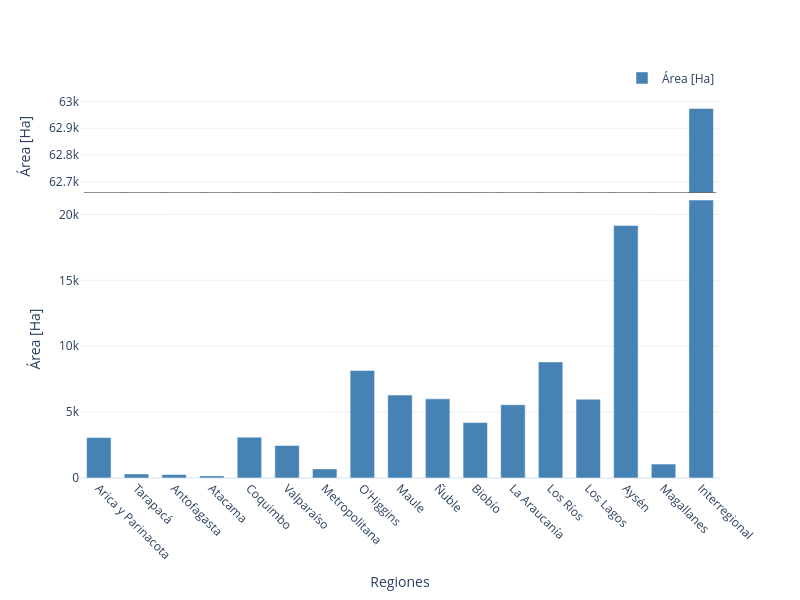

The cell this chart's notebook holds for it:
### Markdown cell above
### Datos CBD

### Code cell
fig = make_subplots(
    rows=2, cols=1,
    shared_xaxes=True,
    vertical_spacing=0.02,
    row_heights=[1, 3]  # equivalent to height_ratios
)

position = np.arange(len(data_region_cbd))

# Add bars to both subplots
fig.add_trace(
    go.Bar(
        x=position,
        y=data_region_cbd["ha"],
        name="Área [Ha]",
        marker_color="steelblue",
        showlegend=True
    ),
    row=1, col=1
)

fig.add_trace(
    go.Bar(
        x=position,
        y=data_region_cbd["ha"],
        name="Área [Ha]",
        marker_color="steelblue",
        showlegend=False  # Hide duplicate legend
    ),
    row=2, col=1
)

# Set different y-axis ranges for the break effect
fig.update_yaxes(
    range=[second_cut * (1 - 5e-3), second_cut * (1 + 5e-4)],
    row=1, col=1,
    title_text="Área [Ha]"
)

fig.update_yaxes(
    range=[0, first_cut * 1.1],
    row=2, col=1,
    title_text="Área [Ha]"
)

# Update x-axis
fig.update_xaxes(
    tickvals=position,
    ticktext=data_region_cbd["Region"],
    tickangle=45,
    title_text="Regiones",
    row=2, col=1
)

# Hide x-axis labels on top subplot
fig.update_xaxes(showticklabels=False, row=1, col=1)

# Update layout
fig.update_layout(
    width=800,
    height=600,
    bargap=0.35,  # equivalent to width parameter
    template="plotly_white",
    showlegend=True,
    legend=dict(
        orientation="h",
        yanchor="bottom",
        y=1.02,
        xanchor="right",
        x=1
    )
)

# Add break indicators (diagonal lines) using shapes
# Top subplot - bottom break mark
fig.add_shape(
    type="line",
    x0=-0.4, y0=second_cut * (1 - 5e-3),
    x1=len(data_region_cbd) - 0.6, y1=second_cut * (1 - 5e-3),
    line=dict(color="black", width=1),
    row=1, col=1
)

# Add diagonal break marks
for i in range(len(data_region_cbd) - 1):
    # Top subplot diagonals
    fig.add_shape(
        type="line",
        x0=i + 0.5, y0=second_cut * (1 - 5e-3) - (second_cut * 5e-3),
        x1=i + 0.7, y1=second_cut * (1 - 5e-3),
        line=dict(color="black", width=1),
        row=1, col=1
    )

fig.show()

### Figure 1 — Plotly figure (JSON) as saved in the notebook; plotly's stock layout.template omitted (floating-point values rounded to 4 significant figures)
{"data": [{"marker": {"color": "steelblue"}, "name": "Área [Ha]", "showlegend": true, "type": "bar", "x": [0, 1, 2, 3, 4, 5, 6, 7, 8, 9, 10, 11, 12, 13, 14, 15, 16], "xaxis": "x", "y": [3068.0, 306.0, 261.0, 158.0, 3101.0, 2462.0, 692.2, 8163.0, 6296.0, 6006.0, 4206.0, 5564.0, 8809.0, 5979.0, 19170.0, 1059.0, 62970.0], "yaxis": "y"}, {"marker": {"color": "steelblue"}, "name": "Área [Ha]", "showlegend": false, "type": "bar", "x": [0, 1, 2, 3, 4, 5, 6, 7, 8, 9, 10, 11, 12, 13, 14, 15, 16], "xaxis": "x2", "y": [3068.0, 306.0, 261.0, 158.0, 3101.0, 2462.0, 692.2, 8163.0, 6296.0, 6006.0, 4206.0, 5564.0, 8809.0, 5979.0, 19170.0, 1059.0, 62970.0], "yaxis": "y2"}], "layout": {"bargap": 0.35, "height": 600, "legend": {"orientation": "h", "x": 1, "xanchor": "right", "y": 1.02, "yanchor": "bottom"}, "shapes": [{"line": {"color": "black", "width": 1}, "type": "line", "x0": -0.4, "x1": 16.4, "xref": "x", "y0": 62660.0, "y1": 62660.0, "yref": "y"}, {"line": {"color": "black", "width": 1}, "type": "line", "x0": 0.5, "x1": 0.7, "xref": "x", "y0": 62340.0, "y1": 62660.0, "yref": "y"}, {"line": {"color": "black", "width": 1}, "type": "line", "x0": 1.5, "x1": 1.7, "xref": "x", "y0": 62340.0, "y1": 62660.0, "yref": "y"}, {"line": {"color": "black", "width": 1}, "type": "line", "x0": 2.5, "x1": 2.7, "xref": "x", "y0": 62340.0, "y1": 62660.0, "yref": "y"}, {"line": {"color": "black", "width": 1}, "type": "line", "x0": 3.5, "x1": 3.7, "xref": "x", "y0": 62340.0, "y1": 62660.0, "yref": "y"}, {"line": {"color": "black", "width": 1}, "type": "line", "x0": 4.5, "x1": 4.7, "xref": "x", "y0": 62340.0, "y1": 62660.0, "yref": "y"}, {"line": {"color": "black", "width": 1}, "type": "line", "x0": 5.5, "x1": 5.7, "xref": "x", "y0": 62340.0, "y1": 62660.0, "yref": "y"}, {"line": {"color": "black", "width": 1}, "type": "line", "x0": 6.5, "x1": 6.7, "xref": "x", "y0": 62340.0, "y1": 62660.0, "yref": "y"}, {"line": {"color": "black", "width": 1}, "type": "line", "x0": 7.5, "x1": 7.7, "xref": "x", "y0": 62340.0, "y1": 62660.0, "yref": "y"}, {"line": {"color": "black", "width": 1}, "type": "line", "x0": 8.5, "x1": 8.7, "xref": "x", "y0": 62340.0, "y1": 62660.0, "yref": "y"}, {"line": {"color": "black", "width": 1}, "type": "line", "x0": 9.5, "x1": 9.7, "xref": "x", "y0": 62340.0, "y1": 62660.0, "yref": "y"}, {"line": {"color": "black", "width": 1}, "type": "line", "x0": 10.5, "x1": 10.7, "xref": "x", "y0": 62340.0, "y1": 62660.0, "yref": "y"}, {"line": {"color": "black", "width": 1}, "type": "line", "x0": 11.5, "x1": 11.7, "xref": "x", "y0": 62340.0, "y1": 62660.0, "yref": "y"}, {"line": {"color": "black", "width": 1}, "type": "line", "x0": 12.5, "x1": 12.7, "xref": "x", "y0": 62340.0, "y1": 62660.0, "yref": "y"}, {"line": {"color": "black", "width": 1}, "type": "line", "x0": 13.5, "x1": 13.7, "xref": "x", "y0": 62340.0, "y1": 62660.0, "yref": "y"}, {"line": {"color": "black", "width": 1}, "type": "line", "x0": 14.5, "x1": 14.7, "xref": "x", "y0": 62340.0, "y1": 62660.0, "yref": "y"}, {"line": {"color": "black", "width": 1}, "type": "line", "x0": 15.5, "x1": 15.7, "xref": "x", "y0": 62340.0, "y1": 62660.0, "yref": "y"}], "showlegend": true, "width": 800, "xaxis": {"anchor": "y", "domain": [0, 1], "matches": "x2", "showticklabels": false}, "xaxis2": {"anchor": "y2", "domain": [0, 1], "tickangle": 45, "ticktext": ["Arica y Parinacota", "Tarapacá", "Antofagasta", "Atacama", "Coquimbo", "Valparaíso", "Metropolitana", "O'Higgins", "Maule", "Ñuble", "Biobío", "La Araucanía", "Los Ríos", "Los Lagos", "Aysén", "Magallanes", "Interregional"], "tickvals": [0, 1, 2, 3, 4, 5, 6, 7, 8, 9, 10, 11, 12, 13, 14, 15, 16], "title": {"text": "Regiones"}}, "yaxis": {"anchor": "x", "domain": [0.755, 1], "range": [62660.0, 63010.0], "title": {"text": "Área [Ha]"}}, "yaxis2": {"anchor": "x2", "domain": [0, 0.735], "range": [0, 21080.0], "title": {"text": "Área [Ha]"}}}}
